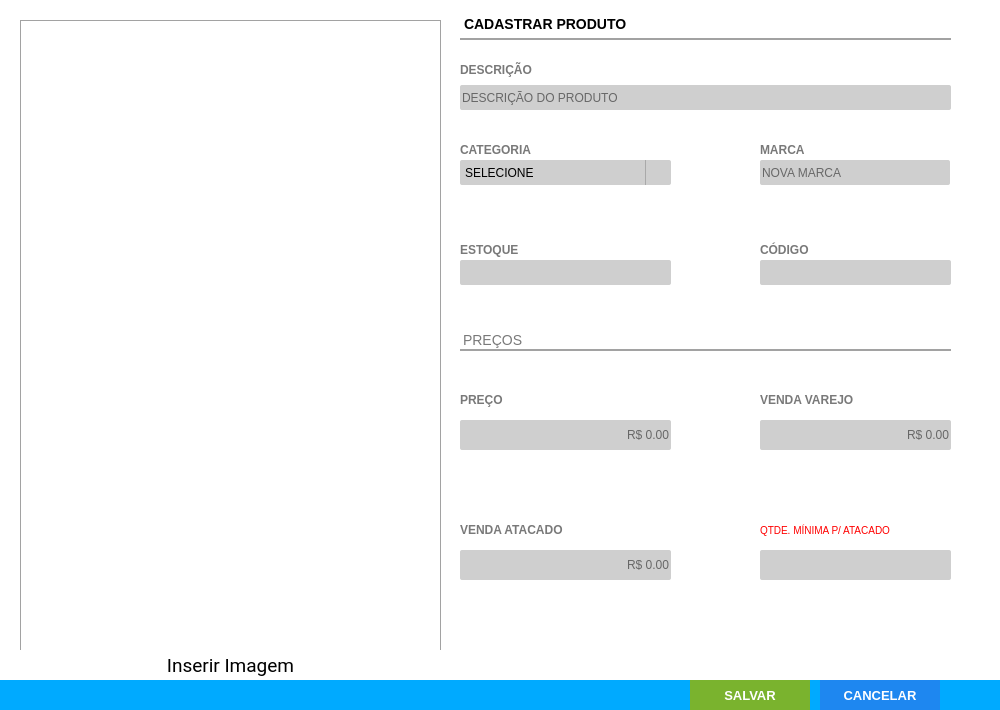
<?xml version="1.0" encoding="UTF-8"?>
<ui version="4.0">
 <class>Form_Cad_Produtos</class>
 <widget class="QFrame" name="Form_Cad_Produtos">
  <property name="windowModality">
   <enum>Qt::ApplicationModal</enum>
  </property>
  <property name="geometry">
   <rect>
    <x>0</x>
    <y>0</y>
    <width>1000</width>
    <height>710</height>
   </rect>
  </property>
  <property name="minimumSize">
   <size>
    <width>1000</width>
    <height>710</height>
   </size>
  </property>
  <property name="maximumSize">
   <size>
    <width>1000</width>
    <height>710</height>
   </size>
  </property>
  <property name="windowTitle">
   <string>CADASTRO PRODUTOS</string>
  </property>
  <property name="windowIcon">
   <iconset>
    <normaloff>../../img/produtos-.png</normaloff>../../img/produtos-.png</iconset>
  </property>
  <property name="frameShape">
   <enum>QFrame::NoFrame</enum>
  </property>
  <property name="frameShadow">
   <enum>QFrame::Raised</enum>
  </property>
  <widget class="QFrame" name="fr_FormProdutos">
   <property name="geometry">
    <rect>
     <x>0</x>
     <y>0</y>
     <width>1000</width>
     <height>801</height>
    </rect>
   </property>
   <property name="styleSheet">
    <string notr="true">background: #FFF;
border: none</string>
   </property>
   <widget class="QLabel" name="lb_FormProdutos">
    <property name="geometry">
     <rect>
      <x>460</x>
      <y>10</y>
      <width>491</width>
      <height>30</height>
     </rect>
    </property>
    <property name="styleSheet">
     <string notr="true">QLabel{
font-size: 14px;
font-family: &quot;Arial&quot;;
font-weight: bold;

border-bottom: 2px solid #A2A2A2
}</string>
    </property>
    <property name="text">
     <string>CADASTRAR PRODUTO</string>
    </property>
   </widget>
   <widget class="QLabel" name="lb_FotoProduto">
    <property name="geometry">
     <rect>
      <x>20</x>
      <y>20</y>
      <width>421</width>
      <height>631</height>
     </rect>
    </property>
    <property name="toolTip">
     <string>Insira uma imagem</string>
    </property>
    <property name="styleSheet">
     <string notr="true">border: 1px solid #A2A2A2;
background: center no-repeat;
</string>
    </property>
    <property name="text">
     <string/>
    </property>
    <property name="alignment">
     <set>Qt::AlignCenter</set>
    </property>
   </widget>
   <widget class="QLabel" name="lb_FormProdutos_2">
    <property name="geometry">
     <rect>
      <x>460</x>
      <y>60</y>
      <width>150</width>
      <height>20</height>
     </rect>
    </property>
    <property name="styleSheet">
     <string notr="true">QLabel{
font-size: 12px;
font-family: &quot;Arial Unicode MS&quot;;
font-weight: bold;
color: #797979
}</string>
    </property>
    <property name="text">
     <string>DESCRIÇÃO</string>
    </property>
   </widget>
   <widget class="QLineEdit" name="tx_DescricaoProduto">
    <property name="geometry">
     <rect>
      <x>460</x>
      <y>85</y>
      <width>491</width>
      <height>25</height>
     </rect>
    </property>
    <property name="focusPolicy">
     <enum>Qt::WheelFocus</enum>
    </property>
    <property name="styleSheet">
     <string notr="true">QLineEdit{
background: #CFCFCF;
border-radius: 2px;
color: #000;
font: 13px &quot;Arial&quot; ;

}
QLineEdit:Focus {
border: 1px solid red;
}</string>
    </property>
    <property name="placeholderText">
     <string>DESCRIÇÃO DO PRODUTO</string>
    </property>
    <property name="clearButtonEnabled">
     <bool>true</bool>
    </property>
   </widget>
   <widget class="QLabel" name="lb_FormProdutos_3">
    <property name="geometry">
     <rect>
      <x>460</x>
      <y>140</y>
      <width>215</width>
      <height>20</height>
     </rect>
    </property>
    <property name="styleSheet">
     <string notr="true">QLabel{
font-size: 12px;
font-family: &quot;Arial Unicode MS&quot;;
font-weight: bold;
color: #797979
}</string>
    </property>
    <property name="text">
     <string>CATEGORIA</string>
    </property>
   </widget>
   <widget class="QComboBox" name="cb_CategoriaProduto">
    <property name="geometry">
     <rect>
      <x>460</x>
      <y>160</y>
      <width>211</width>
      <height>25</height>
     </rect>
    </property>
    <property name="styleSheet">
     <string notr="true">QComboBox{
background: #CFCFCF;
border-radius: 2px;
color: #000;
font: 13px &quot;Arial&quot; ;
text-transform: uppercase
}
QComboBox:Focus {
border: 1px solid red;
}
 QComboBox::drop-down {
     subcontrol-origin: padding;
     subcontrol-position: top right;
     width: 25px;
     border-left-width: 1px;
     border-left-color: darkgray;
     border-left-style: solid; /* just a single line */
     border-top-right-radius: 3px; /* same radius as the QComboBox */
     border-bottom-right-radius: 3px;
 }
QComboBox::down-arrow {
     image: url(&quot;+self.resourcepath('Images/down.png')+&quot;);
 }
</string>
    </property>
    <item>
     <property name="text">
      <string>SELECIONE</string>
     </property>
    </item>
    <item>
     <property name="text">
      <string>ALIMENTOS </string>
     </property>
    </item>
    <item>
     <property name="text">
      <string>BEBIDAS</string>
     </property>
    </item>
    <item>
     <property name="text">
      <string>INFORMÁTICA</string>
     </property>
    </item>
    <item>
     <property name="text">
      <string>ELETRÔNICOS</string>
     </property>
    </item>
   </widget>
   <widget class="QLabel" name="lb_FormProdutos_4">
    <property name="geometry">
     <rect>
      <x>760</x>
      <y>140</y>
      <width>191</width>
      <height>20</height>
     </rect>
    </property>
    <property name="styleSheet">
     <string notr="true">QLabel{
font-size: 12px;
font-family: &quot;Arial Unicode MS&quot;;
font-weight: bold;
color: #797979
}</string>
    </property>
    <property name="text">
     <string>MARCA</string>
    </property>
   </widget>
   <widget class="QLabel" name="lb_FormProdutos_5">
    <property name="geometry">
     <rect>
      <x>460</x>
      <y>240</y>
      <width>215</width>
      <height>20</height>
     </rect>
    </property>
    <property name="styleSheet">
     <string notr="true">QLabel{
font-size: 12px;
font-family: &quot;Arial Unicode MS&quot;;
font-weight: bold;
color: #797979
}</string>
    </property>
    <property name="text">
     <string>ESTOQUE</string>
    </property>
   </widget>
   <widget class="QLabel" name="lb_FormProdutos_6">
    <property name="geometry">
     <rect>
      <x>760</x>
      <y>240</y>
      <width>181</width>
      <height>20</height>
     </rect>
    </property>
    <property name="styleSheet">
     <string notr="true">QLabel{
font-size: 12px;
font-family: &quot;Arial Unicode MS&quot;;
font-weight: bold;
color: #797979
}</string>
    </property>
    <property name="text">
     <string>CÓDIGO</string>
    </property>
   </widget>
   <widget class="QLineEdit" name="tx_Estoque">
    <property name="geometry">
     <rect>
      <x>460</x>
      <y>260</y>
      <width>211</width>
      <height>25</height>
     </rect>
    </property>
    <property name="focusPolicy">
     <enum>Qt::WheelFocus</enum>
    </property>
    <property name="styleSheet">
     <string notr="true">QLineEdit{
background: #CFCFCF;
border-radius: 2px;
color: #000;
font: 13px &quot;Arial&quot; 
}
QLineEdit:Focus {
border: 1px solid red;
}</string>
    </property>
    <property name="text">
     <string/>
    </property>
    <property name="placeholderText">
     <string/>
    </property>
    <property name="clearButtonEnabled">
     <bool>true</bool>
    </property>
   </widget>
   <widget class="QLineEdit" name="tx_Codigo">
    <property name="geometry">
     <rect>
      <x>760</x>
      <y>260</y>
      <width>191</width>
      <height>25</height>
     </rect>
    </property>
    <property name="focusPolicy">
     <enum>Qt::WheelFocus</enum>
    </property>
    <property name="styleSheet">
     <string notr="true">QLineEdit{
background: #CFCFCF;
border-radius: 2px;
color: #000;
font: 13px &quot;Arial&quot; 
}
QLineEdit:Focus {
border: 1px solid red;
}</string>
    </property>
    <property name="placeholderText">
     <string/>
    </property>
    <property name="clearButtonEnabled">
     <bool>true</bool>
    </property>
   </widget>
   <widget class="QLabel" name="lb_FormProdutos_8">
    <property name="geometry">
     <rect>
      <x>460</x>
      <y>330</y>
      <width>491</width>
      <height>21</height>
     </rect>
    </property>
    <property name="styleSheet">
     <string notr="true">QLabel{
font-size: 14px;
font-family: &quot;Arial&quot;;
font-weight: normal;

border-bottom: 2px solid #A2A2A2;
color: #797979
}</string>
    </property>
    <property name="text">
     <string>PREÇOS</string>
    </property>
   </widget>
   <widget class="QLineEdit" name="tx_Preco_Produto">
    <property name="geometry">
     <rect>
      <x>460</x>
      <y>420</y>
      <width>211</width>
      <height>30</height>
     </rect>
    </property>
    <property name="focusPolicy">
     <enum>Qt::WheelFocus</enum>
    </property>
    <property name="styleSheet">
     <string notr="true">QLineEdit{
background: #CFCFCF;
border-radius: 2px;
color: #000;
font: 14px &quot;Arial&quot; ;
text-transform: uppercase;
}
QLineEdit:Focus {
border: 1px solid red;
}</string>
    </property>
    <property name="alignment">
     <set>Qt::AlignRight|Qt::AlignTrailing|Qt::AlignVCenter</set>
    </property>
    <property name="placeholderText">
     <string>R$ 0.00</string>
    </property>
    <property name="clearButtonEnabled">
     <bool>true</bool>
    </property>
   </widget>
   <widget class="QLabel" name="lb_FormProdutos_10">
    <property name="geometry">
     <rect>
      <x>460</x>
      <y>390</y>
      <width>50</width>
      <height>20</height>
     </rect>
    </property>
    <property name="styleSheet">
     <string notr="true">QLabel{
font-size: 12px;
font-family: &quot;Arial Unicode MS&quot;;
font-weight: bold;
color: #797979
}</string>
    </property>
    <property name="text">
     <string>PREÇO</string>
    </property>
   </widget>
   <widget class="QLineEdit" name="tx_Venda_Varejo">
    <property name="geometry">
     <rect>
      <x>760</x>
      <y>420</y>
      <width>191</width>
      <height>30</height>
     </rect>
    </property>
    <property name="focusPolicy">
     <enum>Qt::WheelFocus</enum>
    </property>
    <property name="styleSheet">
     <string notr="true">QLineEdit{
background: #CFCFCF;
border-radius: 2px;
color: #000;
font: 14px &quot;Arial&quot; ;
text-transform: uppercase;
}
QLineEdit:Focus {
border: 1px solid red;
}</string>
    </property>
    <property name="alignment">
     <set>Qt::AlignRight|Qt::AlignTrailing|Qt::AlignVCenter</set>
    </property>
    <property name="placeholderText">
     <string>R$ 0.00</string>
    </property>
    <property name="clearButtonEnabled">
     <bool>true</bool>
    </property>
   </widget>
   <widget class="QLabel" name="lb_FormProdutos_12">
    <property name="geometry">
     <rect>
      <x>760</x>
      <y>390</y>
      <width>150</width>
      <height>20</height>
     </rect>
    </property>
    <property name="styleSheet">
     <string notr="true">QLabel{
font-size: 12px;
font-family: &quot;Arial Unicode MS&quot;;
font-weight: bold;
color: #797979
}</string>
    </property>
    <property name="text">
     <string>VENDA VAREJO</string>
    </property>
   </widget>
   <widget class="QLabel" name="lb_FormProdutos_13">
    <property name="geometry">
     <rect>
      <x>460</x>
      <y>520</y>
      <width>150</width>
      <height>20</height>
     </rect>
    </property>
    <property name="styleSheet">
     <string notr="true">QLabel{
font-size: 12px;
font-family: &quot;Arial Unicode MS&quot;;
font-weight: bold;
color: #797979
}</string>
    </property>
    <property name="text">
     <string>VENDA ATACADO</string>
    </property>
   </widget>
   <widget class="QLineEdit" name="tx_Venda_Atacado">
    <property name="geometry">
     <rect>
      <x>460</x>
      <y>550</y>
      <width>211</width>
      <height>30</height>
     </rect>
    </property>
    <property name="focusPolicy">
     <enum>Qt::WheelFocus</enum>
    </property>
    <property name="styleSheet">
     <string notr="true">QLineEdit{
background: #CFCFCF;
border-radius: 2px;
color: #000;
font: 14px &quot;Arial&quot; ;
text-transform: uppercase;
}
QLineEdit:Focus {
border: 1px solid red;
}</string>
    </property>
    <property name="alignment">
     <set>Qt::AlignRight|Qt::AlignTrailing|Qt::AlignVCenter</set>
    </property>
    <property name="placeholderText">
     <string>R$ 0.00</string>
    </property>
    <property name="clearButtonEnabled">
     <bool>true</bool>
    </property>
   </widget>
   <widget class="QLineEdit" name="tx_MinimoAtacado">
    <property name="geometry">
     <rect>
      <x>760</x>
      <y>550</y>
      <width>191</width>
      <height>30</height>
     </rect>
    </property>
    <property name="focusPolicy">
     <enum>Qt::WheelFocus</enum>
    </property>
    <property name="styleSheet">
     <string notr="true">QLineEdit{
background: #CFCFCF;
border-radius: 2px;
color: #000;
font: 12px &quot;Arial&quot; ;
text-transform: uppercase
}
QLineEdit:Focus {
border: 1px solid red;
}</string>
    </property>
    <property name="alignment">
     <set>Qt::AlignCenter</set>
    </property>
    <property name="placeholderText">
     <string/>
    </property>
    <property name="clearButtonEnabled">
     <bool>true</bool>
    </property>
   </widget>
   <widget class="QLabel" name="lb_FormProdutos_14">
    <property name="geometry">
     <rect>
      <x>760</x>
      <y>520</y>
      <width>140</width>
      <height>20</height>
     </rect>
    </property>
    <property name="styleSheet">
     <string notr="true">QLabel{
font-size: 10px;
font-family: &quot;Arial Unicode MS&quot;;
font-weight: normal;
color: red
}</string>
    </property>
    <property name="text">
     <string>QTDE. MÍNIMA P/ ATACADO</string>
    </property>
   </widget>
   <widget class="QLineEdit" name="tx_Marca">
    <property name="geometry">
     <rect>
      <x>760</x>
      <y>160</y>
      <width>190</width>
      <height>25</height>
     </rect>
    </property>
    <property name="styleSheet">
     <string notr="true">QLineEdit{
background: #CFCFCF;
border-radius: 2px;
color: #000;
font: 13px &quot;Arial&quot; ;

}
QLineEdit:Focus {
border: 1px solid red;
}</string>
    </property>
    <property name="placeholderText">
     <string>NOVA MARCA</string>
    </property>
    <property name="clearButtonEnabled">
     <bool>true</bool>
    </property>
   </widget>
   <widget class="QPushButton" name="bt_AddImagem">
    <property name="geometry">
     <rect>
      <x>20</x>
      <y>650</y>
      <width>421</width>
      <height>31</height>
     </rect>
    </property>
    <property name="font">
     <font>
      <family>Roboto</family>
      <pointsize>14</pointsize>
      <weight>50</weight>
      <italic>false</italic>
      <bold>false</bold>
     </font>
    </property>
    <property name="toolTip">
     <string>&lt;html&gt;&lt;head/&gt;&lt;body&gt;&lt;p&gt;CADASTRAR IMGEM&lt;/p&gt;&lt;/body&gt;&lt;/html&gt;</string>
    </property>
    <property name="styleSheet">
     <string notr="true">QPushButton{
font: 14pt &quot;Roboto&quot;;
background: #7AB32E;
color: #FFF

}
QPushButton:hover{
background-color: #40a286
}
font: 12pt &quot;Roboto&quot;;</string>
    </property>
    <property name="text">
     <string>Inserir Imagem</string>
    </property>
    <property name="icon">
     <iconset>
      <normaloff>:/sair/delete_delete_exit_1577.png</normaloff>:/sair/delete_delete_exit_1577.png</iconset>
    </property>
   </widget>
   <widget class="QFrame" name="fr_BotoesFormProdutos">
    <property name="geometry">
     <rect>
      <x>0</x>
      <y>680</y>
      <width>1001</width>
      <height>31</height>
     </rect>
    </property>
    <property name="styleSheet">
     <string notr="true">background-color: rgb(0, 170, 255);
border: none;</string>
    </property>
    <widget class="QPushButton" name="Bt_SalvarProdutos">
     <property name="geometry">
      <rect>
       <x>690</x>
       <y>0</y>
       <width>120</width>
       <height>30</height>
      </rect>
     </property>
     <property name="font">
      <font>
       <family>Tahoma</family>
       <pointsize>10</pointsize>
       <weight>75</weight>
       <bold>true</bold>
      </font>
     </property>
     <property name="cursor">
      <cursorShape>PointingHandCursor</cursorShape>
     </property>
     <property name="focusPolicy">
      <enum>Qt::NoFocus</enum>
     </property>
     <property name="contextMenuPolicy">
      <enum>Qt::ActionsContextMenu</enum>
     </property>
     <property name="styleSheet">
      <string notr="true">QPushButton {
background-color: #7AB32E;
color: #FFF
 }
QPushButton:hover{
background-color: #40a286
}</string>
     </property>
     <property name="text">
      <string>SALVAR</string>
     </property>
     <property name="icon">
      <iconset>
       <normaloff>:/salvar/salvar.png</normaloff>:/salvar/salvar.png</iconset>
     </property>
     <property name="iconSize">
      <size>
       <width>50</width>
       <height>25</height>
      </size>
     </property>
    </widget>
    <widget class="QPushButton" name="Bt_CancelarProdutos">
     <property name="geometry">
      <rect>
       <x>820</x>
       <y>0</y>
       <width>120</width>
       <height>30</height>
      </rect>
     </property>
     <property name="font">
      <font>
       <pointsize>10</pointsize>
       <weight>75</weight>
       <bold>true</bold>
      </font>
     </property>
     <property name="cursor">
      <cursorShape>PointingHandCursor</cursorShape>
     </property>
     <property name="focusPolicy">
      <enum>Qt::NoFocus</enum>
     </property>
     <property name="contextMenuPolicy">
      <enum>Qt::ActionsContextMenu</enum>
     </property>
     <property name="styleSheet">
      <string notr="true">QPushButton {
background-color: #1E87F0;
color: #FFF
 }
QPushButton:hover{
background-color: #40a286
}</string>
     </property>
     <property name="text">
      <string>CANCELAR</string>
     </property>
     <property name="icon">
      <iconset>
       <normaloff>:/sair/delete_delete_exit_1577.png</normaloff>:/sair/delete_delete_exit_1577.png</iconset>
     </property>
     <property name="iconSize">
      <size>
       <width>75</width>
       <height>25</height>
      </size>
     </property>
    </widget>
   </widget>
   <zorder>tx_Marca</zorder>
   <zorder>lb_FormProdutos</zorder>
   <zorder>lb_FotoProduto</zorder>
   <zorder>lb_FormProdutos_2</zorder>
   <zorder>tx_DescricaoProduto</zorder>
   <zorder>lb_FormProdutos_3</zorder>
   <zorder>cb_CategoriaProduto</zorder>
   <zorder>lb_FormProdutos_4</zorder>
   <zorder>lb_FormProdutos_5</zorder>
   <zorder>lb_FormProdutos_6</zorder>
   <zorder>tx_Estoque</zorder>
   <zorder>tx_Codigo</zorder>
   <zorder>lb_FormProdutos_8</zorder>
   <zorder>tx_Preco_Produto</zorder>
   <zorder>lb_FormProdutos_10</zorder>
   <zorder>tx_Venda_Varejo</zorder>
   <zorder>lb_FormProdutos_12</zorder>
   <zorder>lb_FormProdutos_13</zorder>
   <zorder>tx_Venda_Atacado</zorder>
   <zorder>tx_MinimoAtacado</zorder>
   <zorder>lb_FormProdutos_14</zorder>
   <zorder>bt_AddImagem</zorder>
   <zorder>fr_BotoesFormProdutos</zorder>
  </widget>
 </widget>
 <tabstops>
  <tabstop>tx_DescricaoProduto</tabstop>
  <tabstop>cb_CategoriaProduto</tabstop>
  <tabstop>tx_Marca</tabstop>
  <tabstop>tx_Estoque</tabstop>
  <tabstop>tx_Codigo</tabstop>
  <tabstop>tx_Preco_Produto</tabstop>
  <tabstop>tx_Venda_Varejo</tabstop>
  <tabstop>tx_Venda_Atacado</tabstop>
  <tabstop>tx_MinimoAtacado</tabstop>
  <tabstop>bt_AddImagem</tabstop>
 </tabstops>
 <resources>
  <include location="../Icones/icones.qrc"/>
 </resources>
 <connections/>
</ui>
